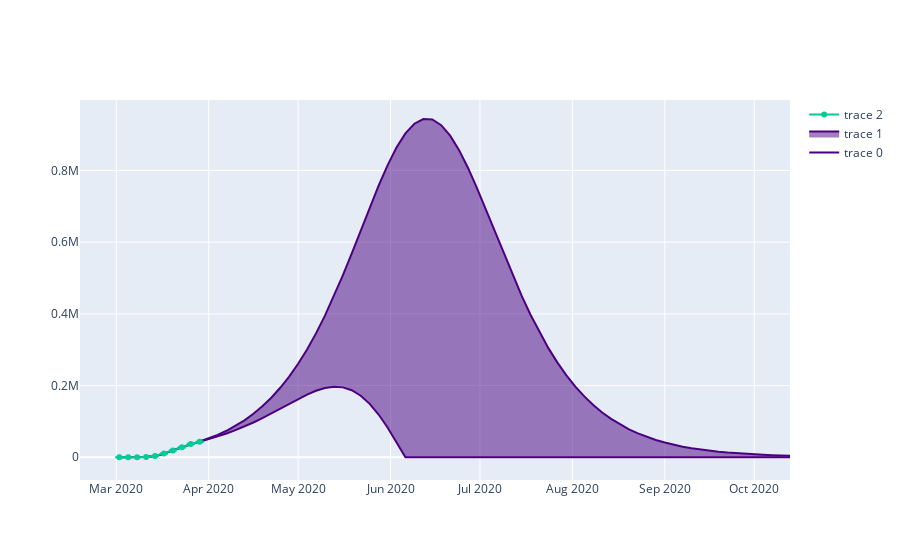

Notebook code cell kept with this figure:
### Code cell
fig = go.Figure()

y_min = gv.mean(y_fit) - gv.sdev(y_fit)
y_min = np.where(y_min > 0, y_min, 0)
fig.add_trace(
    go.Scatter(
        x=x_extrapolation, y=y_min, fill=None, mode="lines", line_color="indigo",
    )
)
fig.add_trace(
    go.Scatter(
        x=x_extrapolation,
        y=gv.mean(y_fit) + gv.sdev(y_fit),
        fill="tonexty",  # fill area between trace0 and trace1
        mode="lines",
        line_color="indigo",
    )
)

fig.add_trace(go.Scatter(x=nyc_hosp_df.index, y=gv.mean(Y), error_y_array=gv.sdev(Y)))

# fig.update_layout(yaxis_type="log")
# fig.update_layout(xaxis_range=(X.min(), X[9]))
fig.show()
